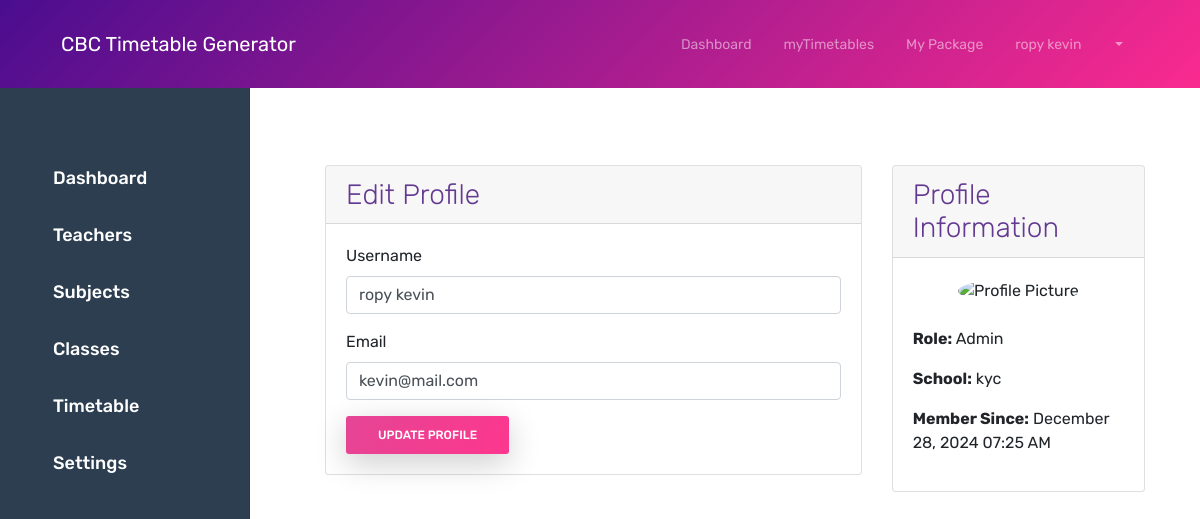
The app's page /admin/profile (signed in), older data.
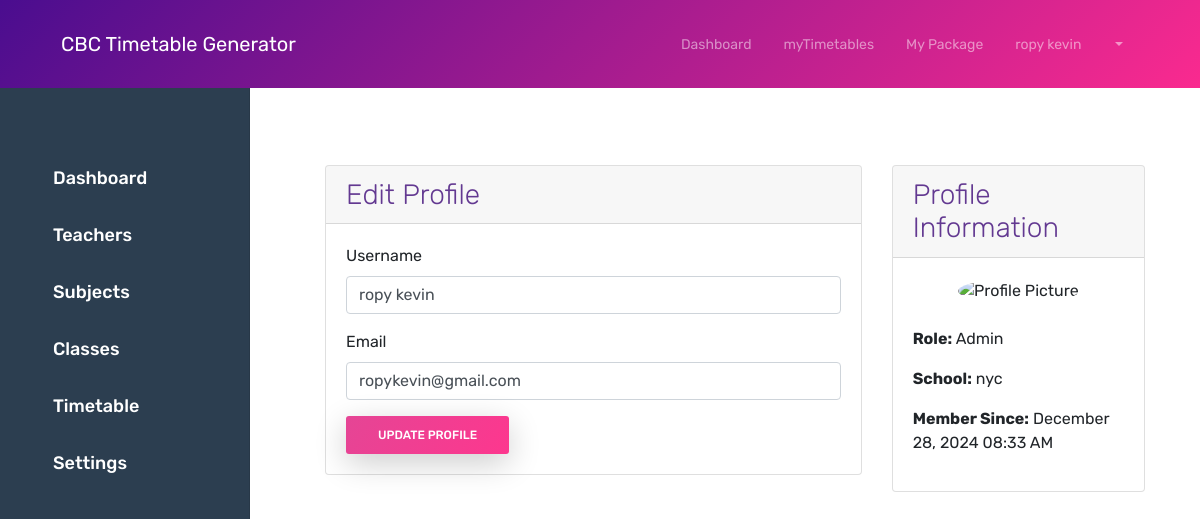
The same page, newer data.
### app/models/user.py (models this page shows, shortened)
class User(UserMixin, db.Model):
    id = db.Column(db.Integer, primary_key=True)
    username = db.Column(db.String(64), nullable=False)
    email = db.Column(db.String(120), unique=True, nullable=False)
    password_hash = db.Column(db.String(128))
    role = db.Column(db.String(20), default='teacher')
    school_id = db.Column(db.Integer, db.ForeignKey('school.id'), nullable=False)
    is_active = db.Column(db.Boolean, default=True)
    created_at = db.Column(db.DateTime, default=db.func.current_timestamp())
    updated_at = db.Column(db.DateTime, default=db.func.current_timestamp(),
                          onupdate=db.func.current_timestamp())
    @property
    def is_admin(self):
        return self.role == 'admin'

### app/models/school.py (models this page shows, shortened)
class School(db.Model):
    id = db.Column(db.Integer, primary_key=True)
    name = db.Column(db.String(100), nullable=False)
    email = db.Column(db.String(120), unique=True, nullable=False)
    phone = db.Column(db.String(20))
    subscription_type = db.Column(db.String(20), default='basic')
    subscription_end_date = db.Column(db.DateTime)
    max_teachers = db.Column(db.Integer, default=10)
    created_at = db.Column(db.DateTime, default=datetime.utcnow)
    users = db.relationship('User', backref='school', lazy=True)
    classes = db.relationship('ClassStream', backref='school', lazy=True)
    subjects = db.relationship('Subject', backref='school', lazy=True)

### app/admin/routes.py (the view, shortened to what this page needs)
@bp.route('/profile', methods=['GET', 'POST'])
@login_required
@admin_required
def profile():
    form = ProfileForm(obj=current_user)
    return render_template('admin/profile/edit.html', form=form)

### app/admin/forms.py
class ProfileForm(FlaskForm):
    username = StringField('Username', validators=[
        DataRequired(),
        Length(min=2, max=64)
    ])
    email = StringField('Email', validators=[
        DataRequired(),
        Email(),
        Length(max=120)
    ])
    submit = SubmitField('Update Profile')

### app/models/user.py (called while the page is built)
@login_manager.user_loader
def load_user(id):
    return User.query.get(int(id))

### app/utils/security.py (called while the page is built)
def admin_required(f):
    @wraps(f)
    def decorated_function(*args, **kwargs):
        if not current_user.is_authenticated or not current_user.is_admin:
            abort(403)
        return f(*args, **kwargs)
    return decorated_function

### app/templates/admin/profile/edit.html (shortened to what this page needs)
{% extends "admin/base.html" %}
{% block admin_content %}
<div class="container-fluid">
    <div class="sidebar" style="width: 250px; background-color: #2C3E50; color: white; height: 100vh; padding-top: 20px; position: fixed; top: 0; left: 0; z-index: 1000;">
        <ul class="nav flex-column" style="list-style-type: none; padding-left: 0;">
            <li class="nav-item">
                <a href="{{ url_for('admin.dashboard') }}" class="nav-link text-white" style="padding: 15px; font-size: 18px;">
                     Dashboard
                </a>
            </li>
            <li class="nav-item">
                <a href="{{ url_for('admin.manage_teachers') }}" class="nav-link text-white" style="padding: 15px; font-size: 18px;">
                     Teachers
                </a>
            </li>
            <li class="nav-item">
                <a href="{{ url_for('admin.manage_subjects') }}" class="nav-link text-white" style="padding: 15px; font-size: 18px;">
                     Subjects
                </a>
            </li>
            <li class="nav-item">
                <a href="{{ url_for('admin.manage_classes') }}" class="nav-link text-white" style="padding: 15px; font-size: 18px;">
                     Classes
                </a>
            </li>
            <li class="nav-item">
                <a href="{{ url_for('admin.manage_timetables') }}" class="nav-link text-white" style="padding: 15px; font-size: 18px;">
                     Timetable
                </a>
            </li>
            <li class="nav-item">
                <a href="{{ url_for('admin.settings') }}" class="nav-link text-white" style="padding: 15px; font-size: 18px;">
                     Settings
                </a>
            </li>
        </ul>
    </div>
    <div class="main-content" style="margin-left: 250px; padding: 20px;">
    <div class="row">
        <div class="col-md-8">
            <div class="card">
                <div class="card-header">
                    <h5 class="card-title mb-0">Edit Profile</h5>
                </div>
                <div class="card-body">
                    <form method="POST">
                        <div class="mb-3">
                            <label class="form-label">Username</label>
                            {{ form.username(class="form-control") }}
                        </div>
                        <div class="mb-3">
                            <label class="form-label">Email</label>
                            {{ form.email(class="form-control") }}
                        </div>
                        <button type="submit" class="btn btn-primary">Update Profile</button>
                    </form>
                </div>
            </div>
        </div>
        <div class="col-md-4">
            <div class="card">
                <div class="card-header">
                    <h5 class="card-title mb-0">Profile Information</h5>
                </div>
                <div class="card-body">
                    <div class="text-center mb-4">
                        <img src="{{ url_for('static', filename='img/default-avatar.png') }}"
                             alt="Profile Picture" class="rounded-circle img-fluid"
                             style="width: 120px; height: 120px; object-fit: cover;">
                    </div>
                    <div class="mb-3">
                        <strong>Role:</strong> {{ current_user.role|title }}
                    </div>
                    <div class="mb-3">
                        <strong>School:</strong> {{ current_user.school.name }}
                    </div>
                    <div class="mb-3">
                        <strong>Member Since:</strong> {{ current_user.created_at.strftime('%B %d, %Y %I:%M %p') }}
                    </div>
                </div>
            </div>
        </div>
    </div>
</div>
</div>
{% endblock %}

### app/templates/base.html (shortened to what this page needs)
<!DOCTYPE html>
<html lang="en">
<head>
    <link rel="stylesheet" href="{{ url_for('static', filename='css/bootstrap.min.css') }}">
    <link rel="stylesheet" href="{{ url_for('static', filename='css/themify-icons.css') }}">
    <link rel="stylesheet" href="{{ url_for('static', filename='css/owl.carousel.min.css') }}">
    <link href="{{ url_for('static', filename='css/style.css') }}" rel="stylesheet">
    <link href="{{ url_for('static', filename='dashboard.css') }}" rel="stylesheet">
    <link href="{{ url_for('static', filename='css2/style.css') }}" rel="stylesheet">
</head>
<body>
    <div class="nav-menu fixed-top">
        <div class="container">
            <div class="row">
                <div class="col-md-12">
                    <nav class="navbar navbar-dark navbar-expand-lg">
                        <a class="navbar-brand" href="{{ url_for('main.index') }}"> CBC Timetable Generator</a>
                        <div class="collapse navbar-collapse" id="navbar">
                            <ul class="navbar-nav ml-auto">
                                {% if current_user.is_authenticated %}
                                <li class="nav-item">
                                    <a class="nav-link" href="{{ url_for('admin.dashboard') }}">Dashboard</a>
                                </li>
                                {% endif %}
                            </ul>
                            <ul class="navbar-nav">
                                {% if current_user.is_authenticated %}
                                <li class="nav-item">
                                    <a class="nav-link" href="{{  url_for('admin.new_timetable')  }}">myTimetables</a>
                                </li>
                                <li class="nav-item">
                                    <a class="nav-link" href="{{ url_for('admin.dashboard') }}">My Package</a>
                                </li>
                                <li class="nav-item dropdown">
                                    <a class="nav-link dropdown-toggle" href="#" id="navbarDropdown" role="button"
                                        data-bs-toggle="dropdown">
                                        {{ current_user.username }}
                                    </a>
                                </li>
                                {% endif %}
                            </ul>
                        </div>
                    </nav>
                </div>
            </div>
        </div>
    </div>
    <div class="content" style="padding-top: 100px;">
        {% block content %}{% endblock %}
    </div>
</body>
</html>

Row changes from the older to the newer data that the page shows:
changed User "Admin": email "kevin@mail.com" → "ropykevin@gmail.com"; created_at "December 28, 2024 07:25 AM" → "December 28, 2024 08:33 AM"
changed School: school.name "kyc" → "nyc"
